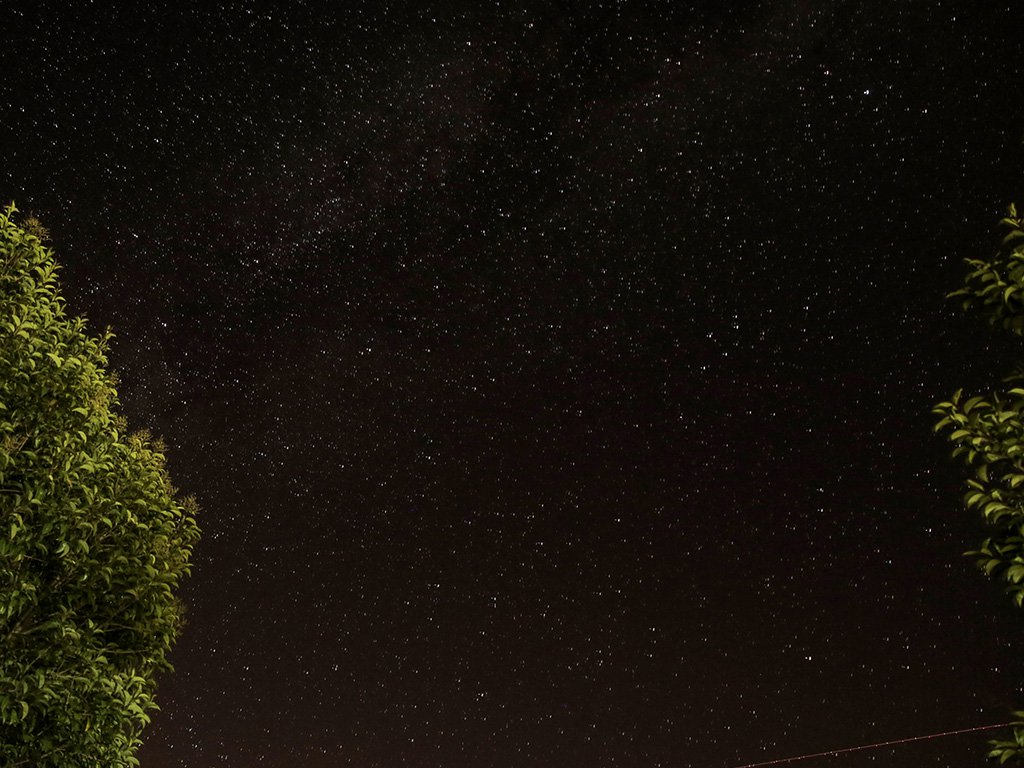
#> input picture henrik/referanse.jpg, 1024 x 768 px
$ python merge.py
#> lines starting #> are read from the running program, lines starting #| are printed output that depends on the picture
from PIL import Image

bakgrunn = Image.open("referanse.jpg")
#> bakgrunn is the input picture: PIL image 1024x768 RGB; mean R, G, B 22.5, 18.2, 10.6
layer = Image.open("filter.png")
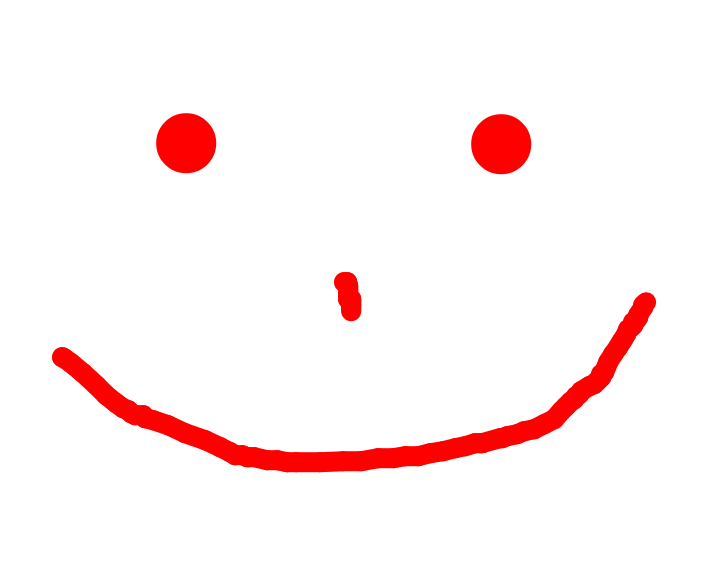
#> input picture bo/filter.png, 720 x 576 px, found by its file name
#> layer is the input picture: PIL image 720x576 RGBA; mean R, G, B, A 13.3, 0, 0, 12.7

bakgrunn.paste(layer, (0, 0), layer)
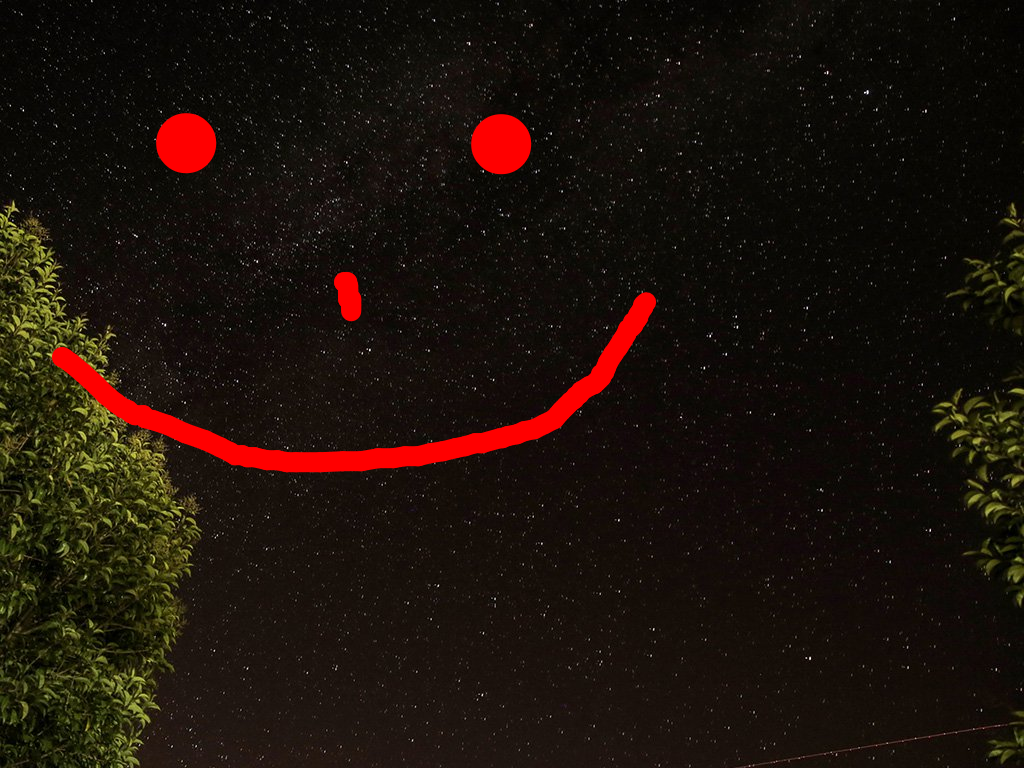
#> bakgrunn: PIL image 1024x768 RGB; mean R, G, B 28.6, 17.6, 10.3
bakgrunn.save("resultat.png")
